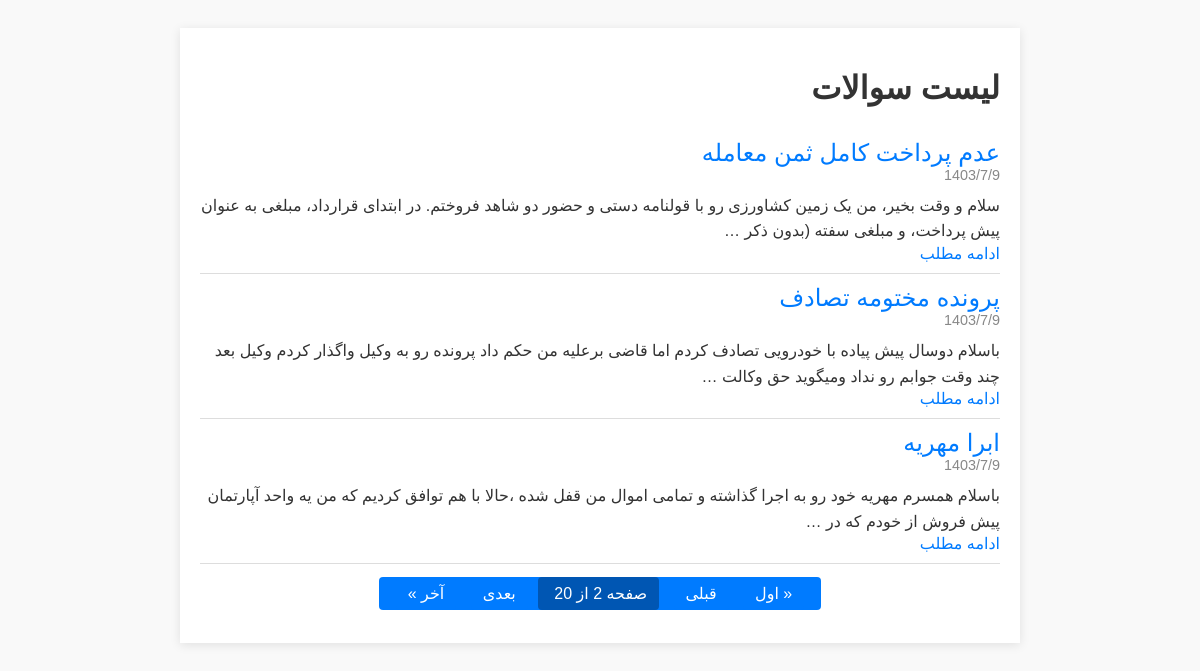
Screenshot of /?page=2 with the database file from the repository.
### core/models.py (models this page shows, shortened)
class Question(models.Model):
    id = models.AutoField(primary_key=True)
    date = models.CharField(max_length=255)
    title = models.CharField(max_length=255)
    text = models.TextField()

### core/views.py (the view)
# urls.py: path('', views.QuestionList.as_view(), name='home'),
class QuestionList(generic.ListView):
    queryset = Question.objects.all()
    template_name = 'core/index.html'
    paginate_by = 3

### core/templates/core/index.html (shortened to what this page needs)
<!DOCTYPE html>
<html lang="fa">
<head>
</head>
<body>
    <div class="container">
        <h1>لیست سوالات</h1>
        {% for question in object_list %}
        <div class="question-item">
            <div class="question-title">{{ question.title }}</div>
            <div class="question-date">{{ question.date }}</div>
            <div class="question-text">{{ question.text|truncatewords:30 }}</div>
            <a href="{% url 'question_detail' question.id %}" class="read-more">ادامه مطلب</a>
        </div>
        {% endfor %}
        <div class="pagination">
            {% if is_paginated %}
                <span class="step-links">
                    {% if page_obj.has_previous %}
                        <a href="?page=1">&laquo; اول</a>
                        <a href="?page={{ page_obj.previous_page_number }}">قبلی</a>
                    {% endif %}
                    <span class="current">
                        صفحه {{ page_obj.number }} از {{ page_obj.paginator.num_pages }}
                    </span>
                    {% if page_obj.has_next %}
                        <a href="?page={{ page_obj.next_page_number }}">بعدی</a>
                        <a href="?page={{ page_obj.paginator.num_pages }}">آخر &raquo;</a>
                    {% endif %}
                </span>
            {% endif %}
        </div>
    </div>
</body>
</html>

### core/templates/core/index.html (style rules this page uses)
body { font-family: 'Vazir', sans-serif; background-color: #f9f9f9; color: #333; direction: rtl; text-align: right; padding: 20px; }
.container { max-width: 800px; margin: 0 auto; background-color: #fff; padding: 20px; box-shadow: 0 2px 10px rgba(0, 0, 0, 0.1); }
.question-item { border-bottom: 1px solid #ddd; padding: 10px 0; }
.question-title { font-size: 1.5em; color: #007bff; }
.question-date { font-size: 0.9em; color: #888; }
.question-text { margin-top: 10px; font-size: 1em; line-height: 1.6; }
.read-more { color: #007bff; text-decoration: none; }
.pagination { margin: 20px 0; text-align: center; }
.pagination span, .pagination a { margin: 0 5px; padding: 8px 12px; background-color: #007bff; color: #fff; text-decoration: none; border-radius: 4px; }
.pagination .current { background-color: #0056b3; }

### rows the page displays
Question: title "عدم پرداخت کامل ثمن معامله", date "1403/7/9", text "سلام و وقت بخیر، من یک زمین کشاورزی رو‌ با قولنامه دستی و حضور دو شاهد فروختم. در ابتدای قرارداد، مبلغی به عنوان پیش پرداخت، و مبلغی سفته (بدون ذکر …"
Question: title "پرونده مختومه تصادف", date "1403/7/9", text "باسلام دوسال پیش پیاده با خودرویی تصادف کردم اما قاضی برعلیه من حکم داد پرونده رو به وکیل واگذار کردم وکیل بعد چند وقت جوابم رو نداد ومیگوید حق وکالت …"
Question: title "ابرا مهریه", date "1403/7/9", text "باسلام همسرم مهریه خود رو به اجرا گذاشته و تمامی اموال من قفل شده ،حالا با هم توافق کردیم که من یه واحد آپارتمان پیش فروش از خودم که در …"
